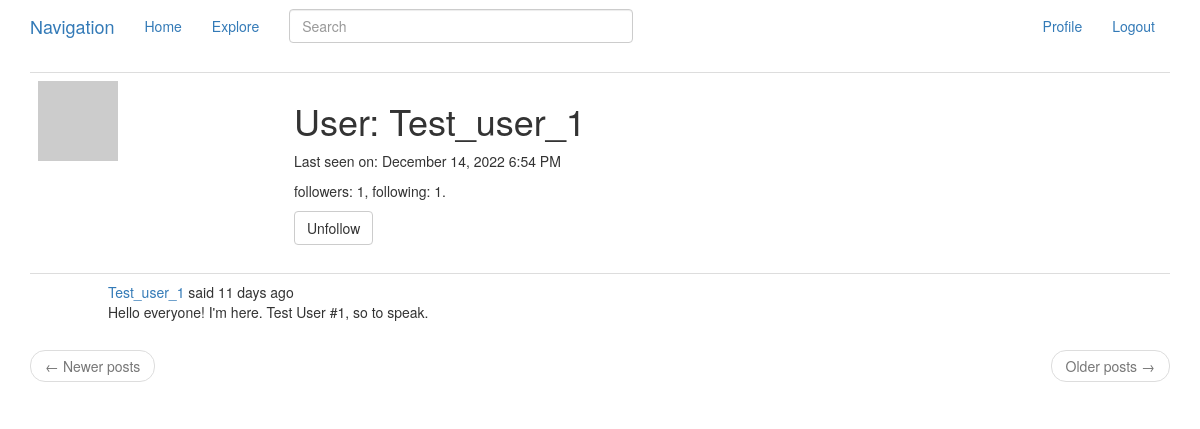
Page /user/Test_user_1 (signed in) on the earlier database version.
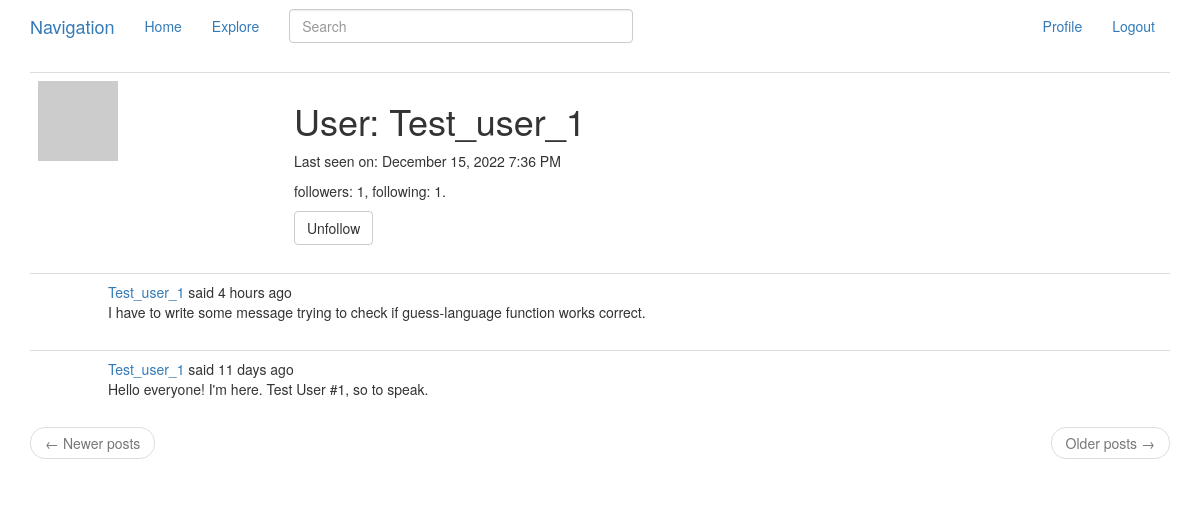
Same page on the later database version.
### app/models.py (models this page shows, shortened)
class User(UserMixin, db.Model):
    id = db.Column(db.Integer, primary_key = True)
    username = db.Column(db.String(64), index = True, unique = True)
    email = db.Column(db.String(120), index = True, unique = True)
    password_hash = db.Column(db.String(128))
    posts = db.relationship('Post', backref = 'author', lazy = 'dynamic')
    about_me = db.Column(db.String(140))
    last_seen = db.Column(db.DateTime, default = datetime.utcnow)
    followed = db.relationship('User',
                               secondary = followers,
                               primaryjoin = (followers.c.follower_id == id),
                               secondaryjoin = (followers.c.followed_id == id),
                               backref = db.backref('followers', lazy = 'dynamic'),
                               lazy = 'dynamic')
    def avatar(self, size):
        digest = md5(self.email.lower().encode('utf-8')).hexdigest()
        return 'https://www.gravatar.com/avatar/{}?d=robohash&s={}'.format(digest, size)
    def is_following(self, user):
        return self.followed.filter(followers.c.followed_id == user.id).count() > 0

class SearchableMixin(object):
    @classmethod
    def before_commit(cls, session):
        session._changes = {
            'add': list(session.new),
            'update': list(session.dirty),
            'delete': list(session.deleted)
        }
    @classmethod
    def after_commit(cls, session):
        for obj in session._changes['add']:
            if isinstance(obj, SearchableMixin):
                add_to_index(obj.__tablename__, obj)
        for obj in session._changes['update']:
            if isinstance(obj, SearchableMixin):
                add_to_index(obj.__tablename__, obj)
        for obj in session._changes['delete']:
            if isinstance(obj, SearchableMixin):
                remove_from_index(obj.__tablename__, obj)
        session._changes = None

class Post(SearchableMixin, db.Model):
    __searchable__ = ['body']
    id = db.Column(db.Integer, primary_key = True)
    body = db.Column(db.String(140))
    timestamp = db.Column(db.DateTime, index = True, default = datetime.utcnow)
    user_id = db.Column(db.Integer, db.ForeignKey('user.id'))
    language = db.Column(db.String(8))

### app/routes.py (the view)
@app.route('/user/<username>')
@login_required
def user(username):
    user = User.query.filter_by(username = username).first_or_404()
    page = request.args.get('page', 1, type = int)
    posts = user.posts.order_by(Post.timestamp.desc())\
        .paginate(page = page, per_page = app.config['POSTS_PER_PAGE'], error_out = False)
    next_page = url_for('user', username = user.username, page = posts.next_num) \
        if posts.has_next else None
    prev_page = url_for('user', username = user.username, page = posts.prev_num) \
        if posts.has_prev else None
    form = EmptyForm()
    return render_template('user.html', user = user, posts = posts.items,
                           next_page = next_page, prev_page = prev_page, form = form)

### app/forms.py
class SearchForm(FlaskForm):
    q = StringField(_('Search'), validators = [DataRequired()])
    def __init__(self, *args, **kwargs):
        if 'formdata' not in kwargs:
            kwargs['formdata'] = request.args
        if 'csrf_enabled' not in kwargs:
            kwargs['csrf_enabled'] = False
        super(SearchForm, self).__init__(*args, **kwargs)

class EmptyForm(FlaskForm):
    submit = SubmitField('Submit')

### app/models.py (called while the page is built)
@login.user_loader
def load_user(id):
    return User.query.get(int(id))

### app/routes.py (called while the page is built)
@app.before_request
def before_request():
    if current_user.is_authenticated:
        current_user.last_seen = datetime.utcnow()
        db.session.commit()
        g.search_form = SearchForm()
    g.locale = str(get_locale())

### app/templates/user.html (shortened to what this page needs)
{% extends "_layout.html" %}
{% block app_content %}
    <table class="table table-hover">
        <tr>
            <td width="256px">
                <img src="{{ user.avatar(256) }}">
            </td>
            <td>
                <h1>{{ _('User') }}: {{ user.username }}</h1>
                {% if user.last_seen %}
                <p>{{ _('Last seen on') }}: {{ moment(user.last_seen).format('LLL') }}</p>
                {% endif %}
                <p>
                    {{ _('followers') }}: {{ user.followers.count() }}, {{ _('following') }}: {{ user.followed.count() }}.
                </p>
                {% if user == current_user %}
                <p>
                    <a href="{{ url_for('edit_profile') }}">{{ _('Edit your profile') }}</a>
                </p>
                {% elif not current_user.is_following(user) %}
                <form action="{{ url_for('follow', username = user.username) }}" method="post">
                    {{ form.hidden_tag() }}
                    {{ form.submit(value = _('Follow'), class_ = 'btn btn-default') }}
                </form>
                {% else %}
                <form action="{{ url_for('unfollow', username = user.username) }}" method="post">
                    {{ form.submit(value = _('Unfollow'), class_ = 'btn btn-default') }}
                </form>
                {% endif %}
            </td>
        </tr>
    </table>
    {% for post in posts %}
        {% include '_post.html' %}
    {% endfor %}
    <nav aria-label="...">
        <ul class="pager">
            <li class="previous{% if not prev_url %} disabled{% endif %}">
                <a href="{{ prev_url or '#' }}">
                    <span aria-hidden="true">&larr;</span> {{ _('Newer posts') }}
                </a>
            </li>
            <li class="next{% if not next_url %} disabled{% endif %}">
                <a href="{{ next_url or '#' }}">
                    {{ _('Older posts') }} <span aria-hidden="true">&rarr;</span>
                </a>
            </li>
        </ul>
    </nav>
{% endblock %}

### app/templates/_layout.html (shortened to what this page needs)
{% extends "bootstrap/base.html" %}
{% block navbar %}
    <nav class="navbar">
        <div class="container">
            <div class="navbar-header">
                <a class="navbar-brand" href="{{ url_for('index') }}">{{ _('Navigation') }}</a>
            </div>
            <div class="collapse navbar-collapse" id="bs-example-navbar-collapse-1">
                <ul class="nav navbar-nav">
                    <li><a href="{{ url_for('index') }}">{{ _('Home') }}</a></li>
                    <li><a href="{{ url_for('explore') }}">{{ _('Explore') }}</a></li>
                </ul>
                {% if g.search_form %}
                <form class="navbar-form navbar-left" method="get" action="{{ url_for('search') }}">
                    <div class="form-group">
                        {{ g.search_form.q(size=40, class='form-control', placeholder=g.search_form.q.label.text) }}
                    </div>
                </form>
                {% endif %}
                <ul class="nav navbar-nav navbar-right">
                    {% if current_user.is_anonymous %}
                    <li><a href="{{ url_for('login') }}">{{ _('Login') }}</a></li>
                    {% else %}
                    <li><a href="{{ url_for('user', username = current_user.username) }}">{{ _('Profile') }}</a></li>
                    <li><a href="{{ url_for('logout') }}">{{ _('Logout') }}</a></li>
                    {% endif %}
                </ul>
            </div>
        </div>
    </nav>
{% endblock %}
{% block content %}
    <div class="container">
        {% block app_content %}
        {% endblock %}
    </div>
{% endblock %}

### app/templates/_post.html (shortened to what this page needs)
<table class="table table-hover">
    <tr>
        <td width="70px">
        </td>
        <td>
            {{ _('%(username)s said %(when)s', username = link_of_user, when = moment(post.timestamp).fromNow()) }}
            <br>
            <span id="post{{ post.id }}">
                {{ post.body }}
            </span>
        </td>
    </tr>
</table>

Differences in the rows shown:
changed User "Test_user_1": last_seen "December 14, 2022 6:54 PM" → "December 15, 2022 7:36 PM"
added Post: body "I have to write some message trying to check if guess-language function works correct."
